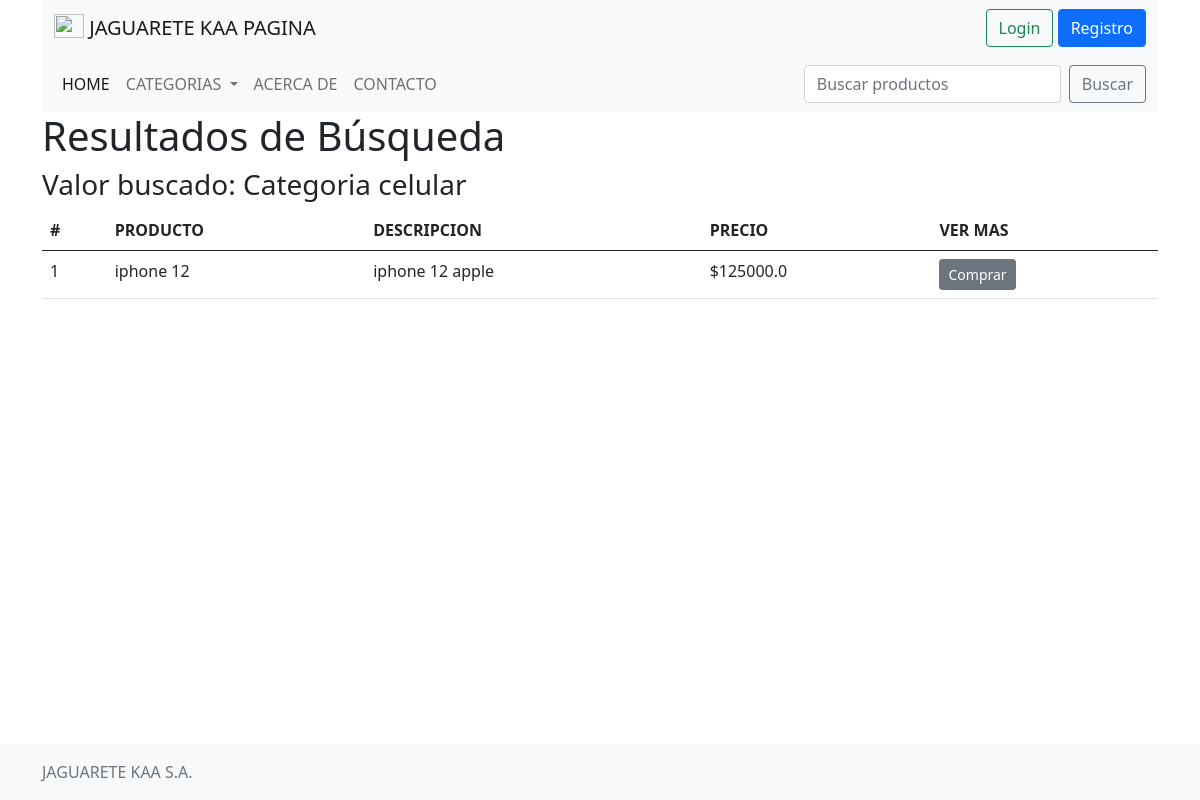
Page /categorias/1 on the earlier database version.
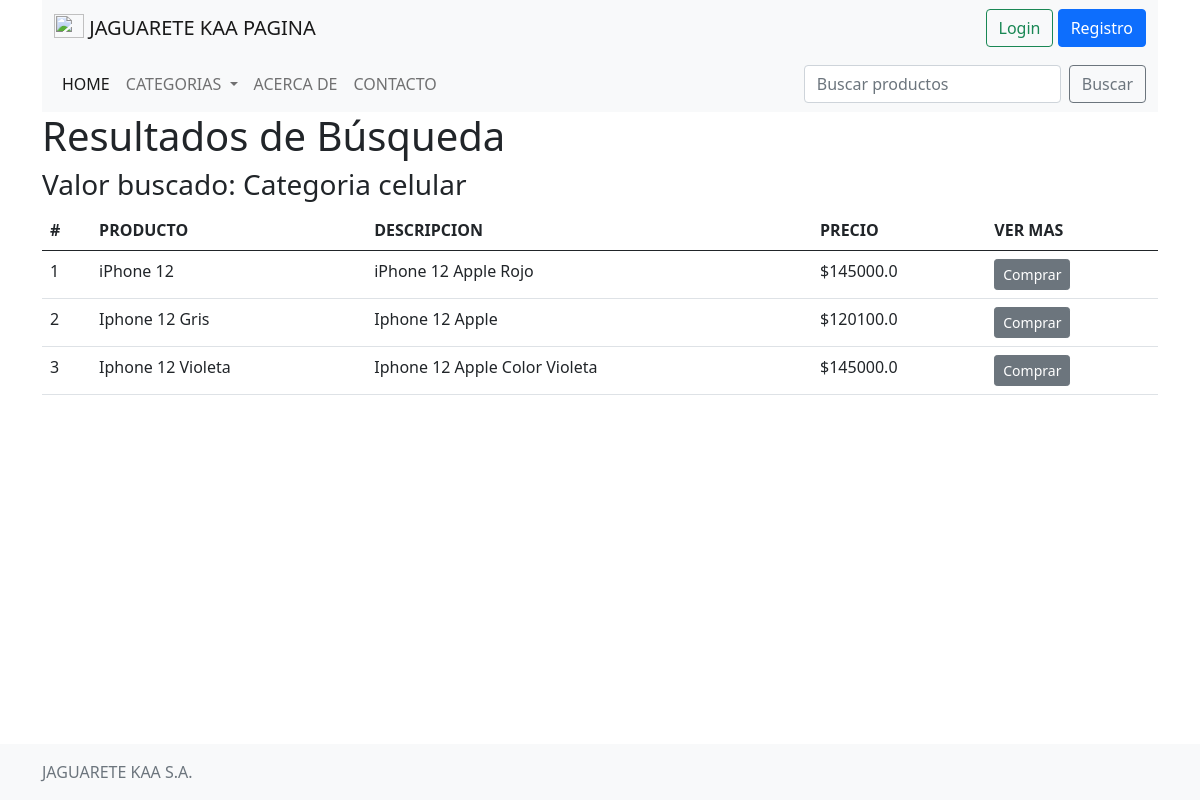
Same page on the later database version.
### PRUEBAAPP/models.py (models this page shows, shortened)
class Producto(models.Model):
    titulo = models.CharField(max_length=150, null=False)
    descripcion = models.CharField(max_length=2000, null=False)
    precio = models.FloatField()
    imagen = models.FileField(upload_to='imagenes/', blank=False)
    categoria = models.ForeignKey(Categoria, on_delete=models.CASCADE, related_name="producto_categoria")
    destacado = models.BooleanField(default=False, null=False)

### PRUEBAAPP/views.py (the view)
# urls.py: path('categorias/<int:categoria_id>', views.categorias, name="categorias"),
def categorias(request, categoria_id):
      categorias = Categoria.objects.all()
      productos = Producto.objects.filter(categoria=categoria_id)
      categoria = Categoria.objects.get(id=categoria_id)
      return render(request,"hola/resultadobusqueda.html", {
            "productos": productos,
            "busqueda": "Categoria " + categoria.descripcion,
            "categorias": categorias
        })

### PRUEBAAPP/templates/hola/resultadobusqueda.html (shortened to what this page needs)
{% extends "hola/layout.html" %}
{% block content %}
{% if busqueda %}
<h1>Resultados de Búsqueda</h1>
<h3>Valor buscado: {{busqueda}}</h3>
<table class="table">
  <thead>
    <tr>
      <th scope="col">#</th>
      <th scope="col">PRODUCTO</th>
      <th scope="col">DESCRIPCION</th>
      <th scope="col">PRECIO</th>
      <th scope="col">VER MAS</th>
    </tr>
  </thead>
  <tbody>
    {% for un_producto in productos %}
    <tr>
      <td>{{ un_producto.id}}</td>
      <td>{{ un_producto.titulo}}</td>
      <td>{{ un_producto.descripcion}}</td>
      <td>${{ un_producto.precio}}</td>
      <td>
        <a href="{% url 'PRUEBAAPP:ver-producto' un_producto.id%}" class="btn btn-sm btn-secondary">Comprar</a>
      </td>
    </tr>
    {% empty %}
    <tr>
      <td>Sin productos encontados para {{busqueda}}</td>
    </tr>
    {% endfor %}
  </tbody>
</table>
{% else %}
<h1>No se ha buscado ningun valor</h1>
{% endif %}
{% endblock %}

### PRUEBAAPP/templates/hola/layout.html (shortened to what this page needs)
{% load static %}
<!DOCTYPE html>
<html lang="es">
<head>
	<link href="https://cdn.jsdelivr.net/npm/bootstrap@5.0.1/dist/css/bootstrap.min.css" rel="stylesheet"
>
	<link rel="stylesheet" href="{% static 'hola/estilos.css'%}">
</head>
<body>
	<div class="container">
		<header>
			<nav class="navbar navbar-expand-lg navbar-light bg-light">
				<div class="container-fluid">
					<a class="navbar-brand" href="{% url 'PRUEBAAPP:home'%}">
						<img src="https://i.pinimg.com/originals/5e/73/b3/5e73b349ac35a2163bd02cc074635c0f.png" width="30"
							height="24" class="d-inline-block align-text-top">
						JAGUARETE KAA PAGINA
					</a>
					<div class="col-md-3 text-end">
						{% if user.is_authenticated %}
						<a role="button" class="btn btn-outline-success"
							href="{% url 'login'%}?next={{request.path}}">Login</a>
						<a type="button" class="btn btn-primary" href="{% url 'PRUEBAAPP:registrarse'%}">Registro</a>
					</div>
				</div>
			</nav>
		</header>
		<nav class="navbar navbar-expand-lg navbar-light bg-light">
			<div class="container-fluid">
				<ul class="navbar-nav">
					<li class="nav-item">
						<a class="nav-link active" href="{% url 'PRUEBAAPP:home'%}">
							HOME
						</a>
					</li>
					<li class="nav-item dropdown">
						<a class="nav-link dropdown-toggle" href="#" id="navbarDropdownMenuLink" role="button"
							data-bs-toggle="dropdown" aria-expanded="false">
							CATEGORIAS
						</a>
					</li>
					<li class="nav-item">
						<a class="nav-link" href="{% url 'PRUEBAAPP:acerca-de'%}">
							ACERCA DE
						</a>
					</li>
					<li class="nav-item">
						<a class="nav-link" href="{% url 'PRUEBAAPP:contactos'%}">
							CONTACTO
						</a>
					</li>
				</ul>
				<form class="d-flex" method="POST" action="{% url 'PRUEBAAPP:resultadobusqueda' %}">
					<input class="form-control me-2" type="search" name="busqueda" placeholder="Buscar productos">
					<button class="btn btn-outline-secondary" type="submit">Buscar</button>
				</form>
			</div>
		</nav>
		<div>
			{% block content %}
			{% endblock %}
		</div>
		<footer class="footer fixed-bottom py-3 bg-light">
			<div class="container">
				<span class="text-muted">JAGUARETE KAA S.A.</span>
			</div>
		</footer>
	</div>
</body>
</html>

Differences in the rows shown:
changed Producto id 1: titulo "iphone 12" → "iPhone 12"; descripcion "iphone 12 apple" → "iPhone 12 Apple Rojo"; precio "125000.0" → "145000.0"
added Producto: id "2", titulo "Iphone 12 Gris", descripcion "Iphone 12 Apple", precio "120100.0"
added Producto: id "3", titulo "Iphone 12 Violeta", descripcion "Iphone 12 Apple Color Violeta", precio "145000.0"
